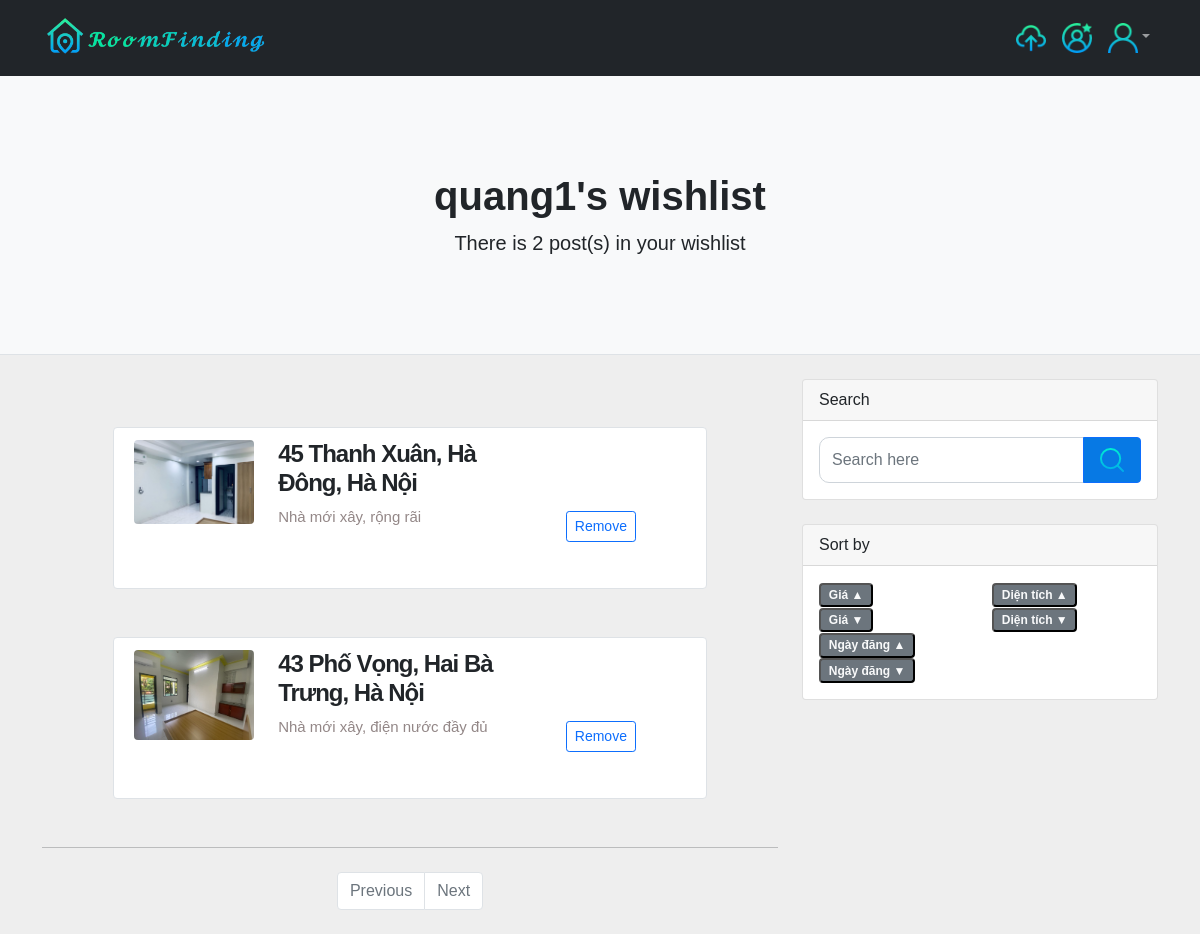
/wishList (signed in), run on the app's committed database.
### core/models.py (models this page shows, shortened)
class Profile(models.Model):
    user = models.ForeignKey(User, on_delete=models.CASCADE)
    id_user = models.IntegerField()
    bio = models.TextField(default='')
    name = models.TextField(default='')
    phone_number = models.TextField(default='')
    address = models.TextField(default='')
    email = models.TextField(default='')
    profileimg = models.ImageField(
        upload_to='profile_image', default='blank-profile-picture.png')

class Post(models.Model):
    id = models.UUIDField(primary_key=True, default=uuid.uuid4)
    user = models.TextField(max_length=100)
    image = models.ImageField(upload_to='post_images',
                              default='default_post_image.avif')
    createTime = models.DateTimeField(default=datetime.now)
    type = models.TextField(default='Cho thuê')
    housetype = models.TextField(default='Không chung chủ')
    location = models.TextField()
    district = models.TextField(default='Undefined District')
    price = models.IntegerField(default=0)
    area= models.IntegerField(default=0)
    details = models.TextField()
    like_check= models.IntegerField(default=random.randint(1,99))
    user_wishList= models.ManyToManyField(User, related_name='user_wishList', blank=True)

### core/views.py (the view)
# urls.py: path('wishList', views.wishList, name='wishList'),
@login_required(login_url='login')
def wishList(request):
    item = Post.objects.filter(user_wishList= request.user)
    user_object = User.objects.get(username=request.user.username)
    user_profile = Profile.objects.get(user=user_object)
    total = len(item)
    return render(request, 'wishList.html', {'saved_post': item, 'user_profile': user_profile, 'count_post':total})

### templates/wishList.html (shortened to what this page needs)
{% load static %}
<!DOCTYPE html>
<html lang="en">
<head>
    <link href="{% static 'css/styles.css' %}" rel="stylesheet" />
</head>
<body>
    {% include 'header.html' %}
    <header class="py-5 bg-light border-bottom mb-4">
        <div class="container">
            <div class="text-center my-5">
                {% if user.is_authenticated %}
                <h1 class="fw-bolder">{{user_profile.user.username}}'s wishlist </h1>
                <p class="lead mb-0">There is {{count_post}} post(s) in your wishlist</p>
                {% endif %}
            </div>
        </div>
    </header>
    <div class="container">
        <div class="row">
            <div class="col-lg-8">
                {% for post in saved_post %}
                <div class="container mt-5 mb-5">
                    <div class="d-flex justify-content-center row">
                        <div class="col-md-10">
                            <div class="row p-2 bg-white border rounded">
                                <div class="col-md-3 mt-1"><a href="inforpage/{{post.id}}"><img class="img-fluid img-responsive rounded product-image"
                                    width="165px" height="145px"
                                        src="{{post.image.url}}"></a></div>
                                <div class="col-md-6 mt-1">
                                    <h4><b>{{post.location}}, {{post.district}}, Hà Nội</b></h4>
                                    <div class="mt-1 mb-1 spec-1">{{post.details}}</div>
                                    <p class="text-justify text-truncate para mb-0"><br><br></p>
                                </div>
                                <div class="align-items-center align-content-center col-md-3 border-left mt-1">
                                    <div class="d-flex flex-column mt-4">
                                        <a href="add_to_wishList/{{post.id}} "><button
                                                class="btn btn-outline-primary btn-sm mt-2"
                                                type="button">Remove </button></a>
                                    </div>
                                </div>
                            </div>
                        </div>
                    </div>
                </div>
                {% endfor %}
                <nav aria-label="Pagination">
                    <hr class="my-0" />
                    <ul class="pagination justify-content-center my-4">
                        {% if postPage.has_previous %}
                        <li class="page-item "><a class="page-link" href="?page={{postPage.previous_page_number}}"
                                tabindex="-1" aria-disabled="true">Previous</a></li>
                        {% else %}
                        <li class="page-item disabled "><a class="page-link" href="#!" tabindex="-1"
                                aria-disabled="true">Previous</a></li>
                        {% endif %}
                        {% if postPage.has_next %}
                        <li class="page-item "><a class="page-link" href="?page={{postPage.next_page_number}}"
                                tabindex="-1" aria-disabled="true">Next</a></li>
                        {% else %}
                        <li class="page-item disabled "><a class="page-link" href="#!" tabindex="-1"
                                aria-disabled="true">Next</a></li>
                        {% endif %}
                    </ul>
                </nav>
            </div>
            {% include 'sideWidget.html' %}
</body>
</html>

### templates/header.html (shortened to what this page needs)
{% load static %}
<nav class="navbar navbar-expand-lg navbar-dark bg-dark">
    <div class="container">
        <a class="navbar-brand" href="/"><img src="{% static 'assets/pagelogo.png' %}" style="height: 50px;"></a>
        <div class="collapse navbar-collapse" id="navbarSupportedContent">
            <ul class="navbar-nav ms-auto mb-2 mb-lg-0" >
                <li class="nav-item"><a onclick="div_show()" class="nav-link" href="upload"><img src="{% static 'assets/uploadLogo.png' %}"
                            style="height: 30px;"></a></li>
                <li class="nav-item"><a class="nav-link" href="wishList"><img src="{% static 'assets/wishlistLogo.png' %}"
                    style="height: 30px;"></a></li>
                <li class="nav-item dropdown">
                    <a class="nav-link dropdown-toggle" id="navbarDropdown" href="#" role="button"
                        data-bs-toggle="dropdown" aria-expanded="false"><img src="{% static 'assets/accountLogo.png' %}"
                        style="height: 30px;"></a>
                </li>
            </ul>
        </div>
    </div>
</nav>

### templates/sideWidget.html
{% load static %}
<!DOCTYPE html>
<html lang="en">
<head>
    <link href="{% static 'css/styles.css' %}" rel="stylesheet" />
</head>
<div class="col-lg-4">
    <form action="/" method="GET">
        <div class="card mb-4">
            <div class="card-header">Search</div>
            <div class="card-body">
                <div class="input-group">
                    <input class="form-control" type="search" placeholder="Search here"
                        aria-label="Enter search term..." aria-describedby="button-search" name="q" />
                    <button class="btn btn-primary" id="button-search" type="submit"><img
                            src="{% static 'assets/searchlogo.png' %}"></button>
                </div>
            </div>
        </div>
    </form>
    <form action="/" method="GET">
        <div class="card mb-4">
            <div class="card-header">Sort by</div>
            <div class="card-body">
                <div class="row">
                    <div class="col-sm-6">
                        <ul class="list-unstyled mb-0">
                            <li> <button class="badge bg-secondary text-decoration-none link-light" name="sortBy"
                                    value="price">Giá ▲</button>
                            </li>
                            <li> <button class="badge bg-secondary text-decoration-none link-light" name="sortBy"
                                    value="-price">Giá ▼</button>
                            </li>
                        </ul>
                    </div>
                    <div class="col">
                        <div class="col-sm-6">
                            <ul class="list-unstyled mb-0">
                                <li> <button class="badge bg-secondary text-decoration-none link-light" name="sortBy"
                                        value="area">Diện tích ▲</button>
                                </li>
                                <li> <button class="badge bg-secondary text-decoration-none link-light" name="sortBy"
                                        value="-area">Diện tích ▼</button>
                                </li>
                            </ul>
                        </div>
                    </div>
                    <div class="col">
                        <div class="col-sm-6">
                            <ul class="list-unstyled mb-0">
                                <li> <button class="badge bg-secondary text-decoration-none link-light" name="sortBy"
                                        value="createTime">Ngày đăng ▲</button>
                                </li>
                                <li> <button class="badge bg-secondary text-decoration-none link-light" name="sortBy"
                                        value="-createTime">Ngày đăng ▼</button>
                                </li>
                            </ul>
                        </div>
                    </div>
                </div>
            </div>
        </div>
    </form>
</div>

### data on the page
Profile: user.username "quang1"
Post: image (picture), location "45 Thanh Xuân", district "Hà Đông", details "Nhà mới xây, rộng rãi"
Post: image (picture), location "43 Phố Vọng", district "Hai Bà Trưng", details "Nhà mới xây, điện nước đầy đủ"

### other printed values
{{ count_post }} "2"
